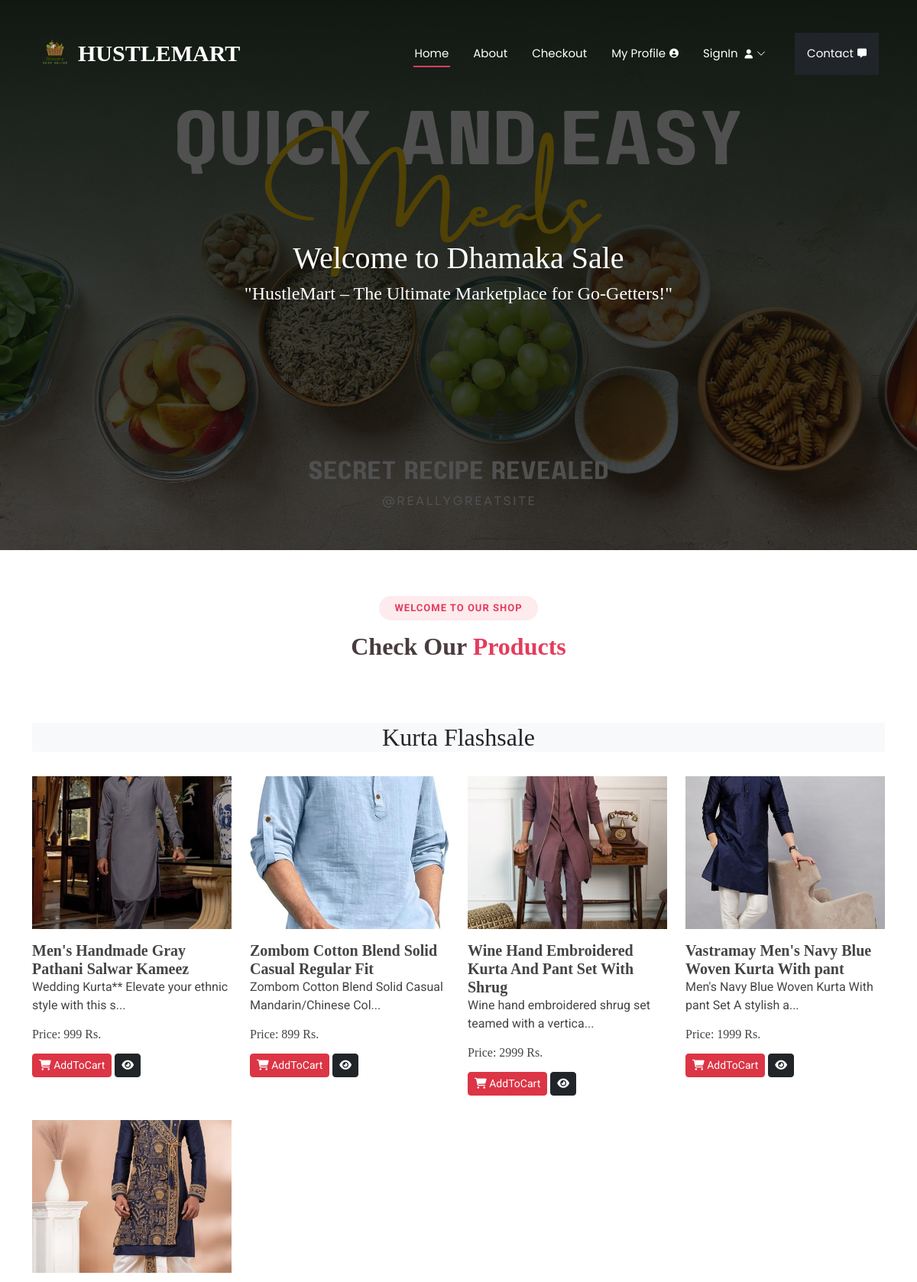
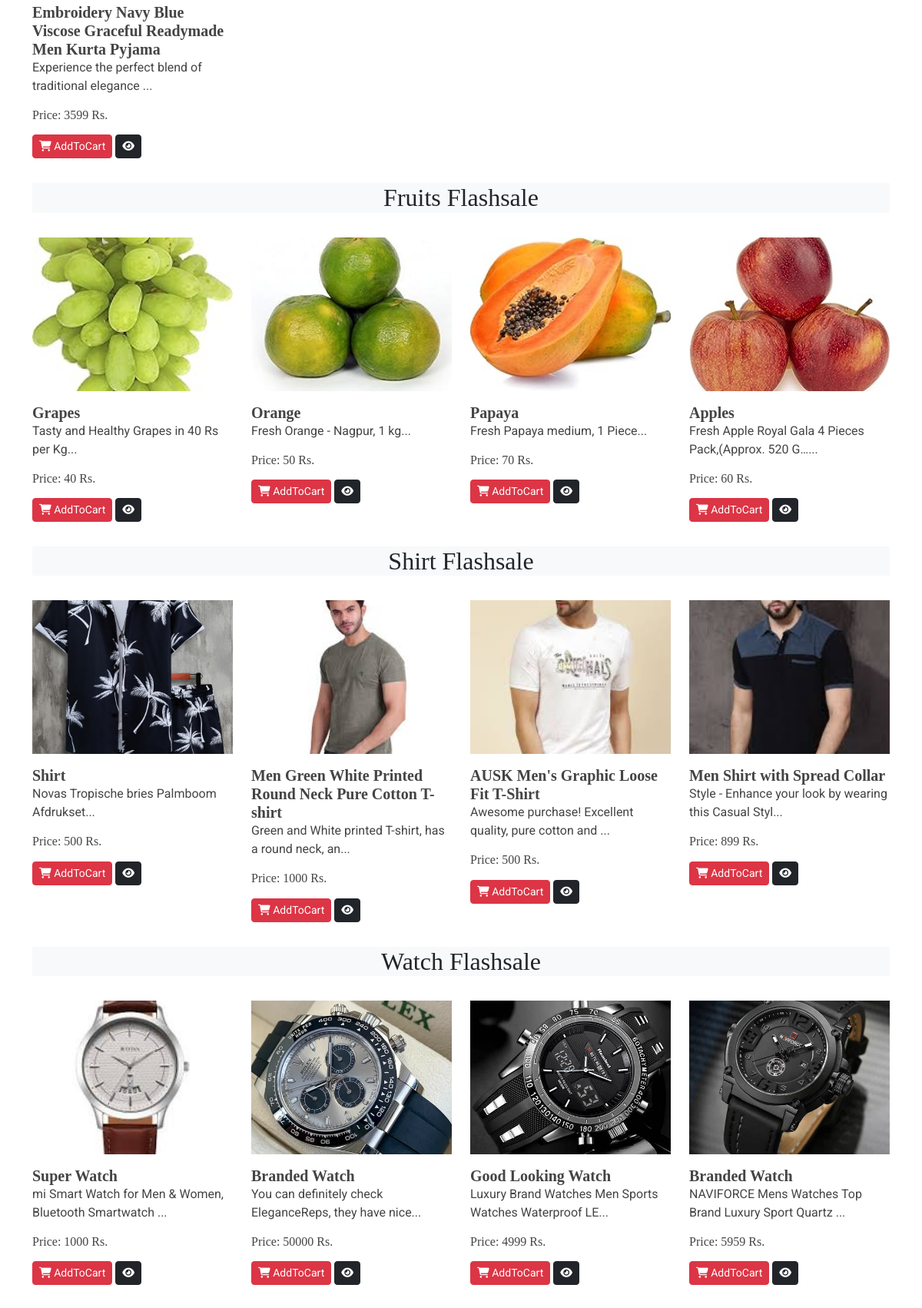
The page / (upper part) on the database its author committed (2 pictures, top to bottom).
### ecommerceapp/models.py (models this page shows, shortened)
class Product(models.Model):
    product_id=models.AutoField
    product_name=models.CharField(max_length=100)
    category=models.CharField(max_length=50, default="")
    subcategory=models.CharField(max_length=50,default="")
    price=models.IntegerField(default=0)
    desc=models.TextField()
    image=models.ImageField(upload_to='images/images')

### ecommerceapp/views.py (the view)
# urls.py: path('',views.index,name="index"),
def index(request):
    catProds = Product.objects.values('category', 'id')
    categories = {item['category'] for item in catProds}
    all_products = Product.objects.all().order_by('category')
    grouped_products = {cat: list(prod) for cat, prod in groupby(all_products, lambda x: x.category)}
    allProds = [
        [grouped_products[cat], range(1, ceil(len(grouped_products[cat]) / 4)), ceil(len(grouped_products[cat]) / 4)]
        for cat in categories
    ]
    return render(request, 'index.html', {'allProds': allProds})

### templates/index.html (shortened to what this page needs)
{% extends "base.html" %}
{% block content %}
<h1>Welcome to Dhamaka Sale</h1>
<h4>"HustleMart – The Ultimate Marketplace for Go-Getters!"</h4>
{% endblock content %}
{% block body %}
{% load static %}
<section id="portfolio" class="portfolio section">
  <div class="container section-title" data-aos="fade-up">
    <h2>Welcome to our Shop</h2>
    <p>
      <span>Check Our</span> <span class="description-title">Products</span>
    </p>
  </div>
  {% for product, range,nSlides in allProds %}
  <div class="container">
    <h2 class="my-3 text-center text-dark bg-light">
      {{product.0.category}} Flashsale
    </h2>
  </div>
  <div class="container">
    <div class="row">
      {% for i in product %}
      <div class="col-lg-3 col-md-4 mt-3">
        <div class="overflow-hidden">
          <img
            src="/media/{{i.image}}"
            class="card-img-top img-content img-hover"
            height="200px"
            width="150px"
            alt="not Found"
          />
        </div>
        <div class="card-body my-3">
          <h5 class="card-title fw-bold" id="namepr{{i.id}}">
            {{i.product_name}}
          </h5>
          <p class="card-text">{{i.desc|slice:'0:53'}}...</p>
          <h6 class="card-title mb-3">
            Price: <span id="pricepr{{i.id}}">{{i.price}} </span>Rs.
          </h6>
          <span id="divpr{{i.id}}" class="divpr">
            <button id="pr{{i.id}}" class="btn btn-danger cart btn-sm mt-0">
              <i class="fa-solid fa-cart-shopping"></i> AddToCart
            </button>
          </span>
          <a href="/media/{{i.image}}">
            <button class="btn btn-dark btn-sm cart">
              <i class="fa-solid fa-eye"></i></button
          ></a>
        </div>
      </div>
      {% endfor %}
    </div>
  </div>
  {% endfor %}
</section>
{% endblock body %}

### templates/base.html (shortened to what this page needs)
 {% load static %}
<!DOCTYPE html>
<html lang="en">
  <head>
  <link rel="stylesheet" href="https://cdnjs.cloudflare.com/ajax/libs/font-awesome/6.7.2/css/all.min.css" />
    <link
      href="{% static '/assets/vendor/bootstrap/css/bootstrap.min.css' %}"
      rel="stylesheet"
    />
    <link
      href="{% static '/assets/vendor/bootstrap-icons/bootstrap-icons.css' %}"
      rel="stylesheet"
    />
    <link href="{% static '/assets/vendor/aos/aos.css' %}" rel="stylesheet" />
    <link
      href="{% static '/assets/vendor/glightbox/css/glightbox.min.css' %}"
      rel="stylesheet"
    />
    <link
      href="{% static '/assets/vendor/swiper/swiper-bundle.min.css' %}"
      rel="stylesheet"
    />
    <link href="{% static  '/assets/css/main.css' %}" rel="stylesheet" />
    <link href="{% static  '/assets/css/testinomial.css' %}" rel="stylesheet" />
  </head>
  <body class="index-page">
    <header id="header" class="header d-flex align-items-center fixed-top">
      <div class="container-fluid container-xl position-relative d-flex align-items-center justify-content-between">
        <a href="/" class="logo d-flex align-items-center">
        <img src="{% static '/images/logo.png'%}" alt="">
          <h1 class="sitename">HustleMart</h1>
        </a>
        <nav id="navmenu" class="navmenu">
          <ul>
            <li><a href="/" class="{% if request.path == '/' %}active{% endif %}">Home</a></li>
            <li><a href="/about" class="{% if request.path == '/about' %}active{% endif %}">About</a></li>
            <li><a href="/checkout" class="{% if request.path == '/checkout/' %}active{% endif %}">Checkout</a></li>
            <li><a href="/profile" class="{% if request.path == '/profile' %}active{% endif %}"> My Profile </a></li>
            {% if user.is_authenticated %}
             <button class="nav-link scrollto bg-danger p-3 m-2 text-white" type="button" id="popcart" data-container="body" data-toggle="popover" data-placement="bottom" data-html="true"><i class="fa-solid fa-cart-shopping"></i>Cart(<span id="cart">0</span>)</button>
               <li>
               <a href="/auth/logout/">Logout <i class="fa-solid fa-right-from-bracket"></i></a>
               </li>
            {% else %}
             <li class="dropdown">
              <a href="#"
                ><span>SignIn </span>
                <i class="bi bi-chevron-down toggle-dropdown"></i
              ></a>
            </li>
            {% endif %}
            <li><a href="/contact" class="bg-dark p-3 m-2 {% if request.path == '/contact/' %}active{% endif %}">Contact </a></li>
          </ul>
        </nav>
      </div>
    </header>
      <section id="hero" class="hero section dark-background">
        <img src="{% static 'images/hero-bg.png'%}" alt="" data-aos="fade-in" />
        <div class="content-up text-center">
            {% block content %}
            {% endblock content %}
        </div >
      </section>
  <main class="main">
  {% block body %}
  {% endblock body %}
 </main>
  </body>
</html>

### static/assets/css/main.css (style rules this page uses)
:root { --default-font: "Roboto", system-ui, -apple-system, "Segoe UI", Roboto, "Helvetica Neue", Arial, "Noto Sans", "Liberation Sans", sans-serif, "Apple Color Emoji", "Segoe UI Emoji", "Segoe UI Symbol", "Noto Color Emoji"; --heading-font: "Times New Roman", Times, serif; --nav-font: "Poppins", sans-serif; }
:root { --background-color: #ffffff !important; --default-color: #444444; --heading-color: #493c3e; --accent-color: #e43c5c; --surface-color: #ffffff; --contrast-color: #ffffff; }
:root { --nav-color: #ffffff; --nav-hover-color: #e43c5c; --nav-mobile-background-color: #ffffff; --nav-dropdown-background-color: #ffffff; --nav-dropdown-color: #444444; --nav-dropdown-hover-color: #e43c5c; }
.dark-background { --background-color: #060606; --default-color: #ffffff; --heading-color: #ffffff; --surface-color: #252525; --contrast-color: #ffffff; }
:root { scroll-behavior: smooth; }
body { color: var(--default-color); background-color: var(--background-color); font-family: var(--default-font); }
a { color: var(--accent-color); text-decoration: none; transition: 0.3s; }
h1, h2, h3, h4, h5, h6 { color: var(--heading-color); font-family: var(--heading-font); }
.header { --background-color: rgba(255, 255, 255, 0); --default-color: #ffffff; --heading-color: #ffffff; color: var(--default-color); background-color: var(--background-color); padding: 20px 0; transition: all 0.5s; z-index: 997; }
.header .logo { line-height: 1; }
.header .logo img { max-height: 60px; margin-top: -9px; }
.header .logo h1 { font-size: 30px; margin: 0; font-weight: 700; text-transform: uppercase; color: var(--heading-color); }
@media (min-width: 1200px) { .navmenu { padding: 0; } }
@media (min-width: 1200px) { .navmenu ul { margin: 0; padding: 0; display: flex; list-style: none; align-items: center; } }
@media (min-width: 1200px) { .navmenu li { position: relative; } }
@media (min-width: 1200px) { .navmenu>ul>li { white-space: nowrap; padding: 15px 14px; } }
@media (min-width: 1200px) { .navmenu>ul>li:last-child { padding-right: 0; } }
@media (min-width: 1200px) { .navmenu a, .navmenu a:focus { color: var(--nav-color); font-size: 15px; padding: 0 2px; font-family: var(--nav-font); font-weight: 400; display: flex; align-items: center; white-space: nowrap; transition: 0.3s; position: relative; } }
@media (min-width: 1200px) { .navmenu a i, .navmenu a:focus i { font-size: 12px; line-height: 0; margin-left: 5px; transition: 0.3s; } }
@media (min-width: 1200px) { .navmenu>ul>li>a:before { content: ""; position: absolute; height: 2px; bottom: -6px; left: 0; background-color: var(--nav-hover-color); visibility: hidden; width: 0px; transition: all 0.3s ease-in-out 0s; } }
@media (min-width: 1200px) { .navmenu a:hover:before, .navmenu li:hover>a:before, .navmenu .active:before { visibility: visible; width: 100%; } }
@media (min-width: 1200px) { .navmenu li:hover>a, .navmenu .active, .navmenu .active:focus { color: var(--nav-color); } }
section, .section { color: var(--default-color); background-color: var(--background-color); padding: 60px 0; scroll-margin-top: 92px; overflow: clip; }
.section-title { text-align: center; padding-bottom: 60px; position: relative; }
.section-title h2 { font-size: 13px; letter-spacing: 1px; font-weight: 700; padding: 8px 20px; margin: 0; background: color-mix(in srgb, var(--accent-color), transparent 90%); color: var(--accent-color); display: inline-block; text-transform: uppercase; border-radius: 50px; font-family: var(--default-font); }
.section-title p { color: var(--heading-color); margin: 10px 0 0 0; font-size: 32px; font-weight: 700; font-family: var(--heading-font); }
.section-title p .description-title { color: var(--accent-color); }
.hero { width: 100%; min-height: 90vh; position: relative; padding: 80px 0; display: flex; align-items: center; justify-content: center; }
.hero img { position: absolute; inset: 0; display: block; width: 100%; height: 100%; object-fit: cover; z-index: 1; }
.hero:before { content: ""; background: color-mix(in srgb, var(--background-color), transparent 30%); position: absolute; inset: 0; z-index: 2; }
.img-content { object-fit: cover; }

### templates/base.html (style rules this page uses)
.content-up { z-index: 99; }

### rows shown on the page
Product: category "Kurta", image (picture), product_name "Men's Handmade Gray Pathani Salwar Kameez", desc "Wedding Kurta** Elevate your ethnic style with this s", price "999"
Product: image (picture), product_name "Zombom Cotton Blend Solid Casual Regular Fit", desc "Zombom Cotton Blend Solid Casual Mandarin/Chinese Col", price "899"
Product: image (picture), product_name "Wine Hand Embroidered Kurta And Pant Set With Shrug", desc "Wine hand embroidered shrug set teamed with a vertica", price "2999"
Product: image (picture), product_name "Vastramay Men's Navy Blue Woven Kurta With pant", desc "Men's Navy Blue Woven Kurta With pant Set A stylish a", price "1999"
Product: image (picture), product_name "Embroidery Navy Blue Viscose Graceful Readymade Men Kurta Pyjama", desc "Experience the perfect blend of traditional elegance", price "3599"
Product: category "Fruits", image (picture), product_name "Grapes", desc "Tasty and Healthy Grapes in 40 Rs per Kg", price "40"
Product: image (picture), product_name "Orange", desc "Fresh Orange - Nagpur, 1 kg", price "50"
Product: image (picture), product_name "Papaya", desc "Fresh Papaya medium, 1 Piece", price "70"
Product: image (picture), product_name "Apples", desc "Fresh Apple Royal Gala 4 Pieces Pack,(Approx. 520 G…", price "60"
Product: category "Shirt", image (picture), product_name "Shirt", desc "Novas Tropische bries Palmboom Afdrukset", price "500"
Product: image (picture), product_name "Men Green White Printed Round Neck Pure Cotton T-shirt", desc "Green and White printed T-shirt, has a round neck, an", price "1000"
Product: image (picture), product_name "AUSK Men's Graphic Loose Fit T-Shirt", desc "Awesome purchase! Excellent quality, pure cotton and", price "500"
Product: image (picture), product_name "Men Shirt with Spread Collar", desc "Style - Enhance your look by wearing this Casual Styl", price "899"
Product: category "Watch", image (picture), product_name "Super Watch", desc "mi Smart Watch for Men & Women, Bluetooth Smartwatch", price "1000"
Product: image (picture), product_name "Branded Watch", desc "You can definitely check EleganceReps, they have nice", price "50000"
Product: image (picture), product_name "Good Looking Watch", desc "Luxury Brand Watches Men Sports Watches Waterproof LE", price "4999"
Product: image (picture), product_name "Branded Watch", desc "NAVIFORCE Mens Watches Top Brand Luxury Sport Quartz", price "5959"
